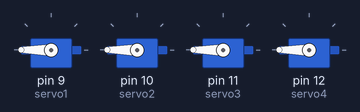
The sketch below on a simulated Arduino Uno, built with avr-gcc and run on an emulated ATmega328P. Parts: 4 × servo.

Above: at 0.4 s.
At 1.2 s:
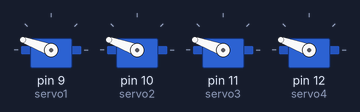
At 1.6 s:
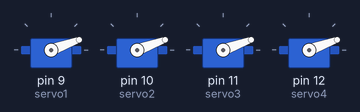
At 2.3 s:
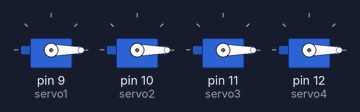
At 3.1 s:
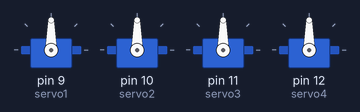
Timing chart, 0 to 4.6 s (numbered marks = the images above):
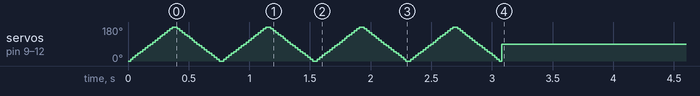

The sketch:

servo_control.ino
```cpp
#include <Servo.h>

Servo servo1;
Servo servo2;
Servo servo3;
Servo servo4;

void setup() {
  servo1.attach(9);
  servo2.attach(10);
  servo3.attach(11);
  servo4.attach(12);


  for (int i = 0; i < 4; i++) {


    for (int pos = 0; pos <= 180; pos += 10) {
      servo1.write(pos);
      servo2.write(pos);
      servo3.write(pos);
      servo4.write(pos);
      delay(20);
    }


    for (int pos = 180; pos >= 0; pos -= 10) {
      servo1.write(pos);
      servo2.write(pos);
      servo3.write(pos);
      servo4.write(pos);
      delay(20);
    }
  }


  servo1.write(90);
  servo2.write(90);
  servo3.write(90);
  servo4.write(90);
}

void loop() {

}
```
